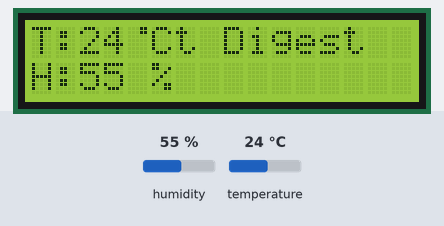
Simulated run of this sketch. Board: Arduino Uno, built with avr-gcc and run on an emulated ATmega328P. Parts: 16×2 character LCD. The inputs (shaded band) are chosen by the test bench; at power-on: humidity 55 %, temperature 24 °C.

Above: at 5.2 s.
5.3 s: humidity set to 22 %
At 6.8 s:
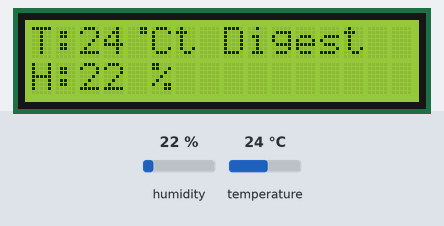
7.1 s: temperature set to 12 °C
At 8.4 s:
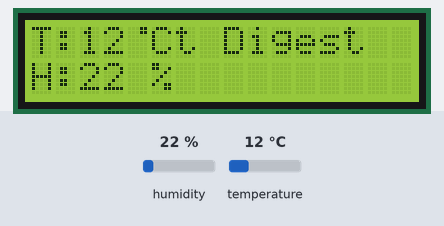
8.7 s: humidity set to 40 %
At 10.0 s:
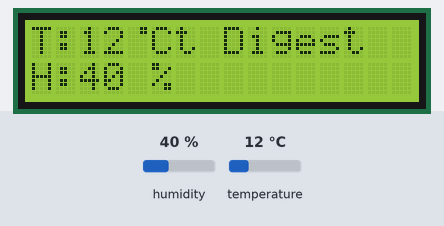
10.3 s: temperature set to 19 °C
At 11.5 s:
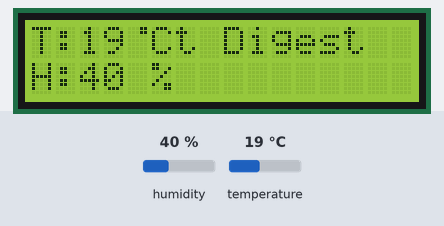
Timing chart, 0 to 12.9 s (numbered marks = the images above; inputs shaded):
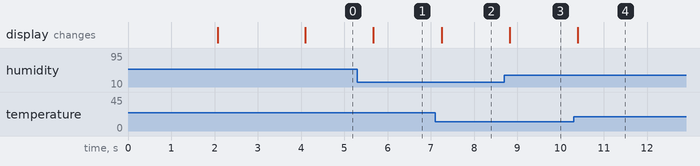

Measured:
- after the input at 5.3 s, the display: changes after 0.37 s (image 1)
- after the input at 7.1 s, the display: changes after 0.15 s (image 2)
- after the input at 8.7 s, the display: changes after 0.13 s (image 3)
- after the input at 10.3 s, the display: changes after 0.10 s (image 4)

The sketch:

arduino_initial.ino
```cpp
#include<dht11.h>      // Including library for dht
#include<LiquidCrystal.h>
LiquidCrystal lcd(2, 3, 4, 5, 6, 7);

#define dht_dpin 12

dht11 DHT;

byte degree[8] =
              {
                0b00011,
                0b00011,
                0b00000,
                0b00000,
                0b00000,
                0b00000,
                0b00000,
                0b00000
              };

void setup()
{
 lcd.begin(16, 2);
 lcd.createChar(1, degree);
 lcd.clear();

 lcd.print("   Humidity   ");
 lcd.setCursor(0,1);
 lcd.print("  Measurement ");
 delay(2000);
 lcd.clear();
 lcd.print("Circuit Digest ");
 delay(2000);
}

void loop()
{
  DHT.read(dht_dpin);
  lcd.setCursor(0,1);
  lcd.print("H:");
  lcd.print(DHT.humidity);   // printing Humidity on LCD
  lcd.print(" %");
  lcd.setCursor(0,0);
  lcd.print("T:");
  lcd.print(((DHT.temperature)));   // Printing temperature on LCD
  lcd.write(1);
  lcd.print("C");
  delay(500);
}
```
